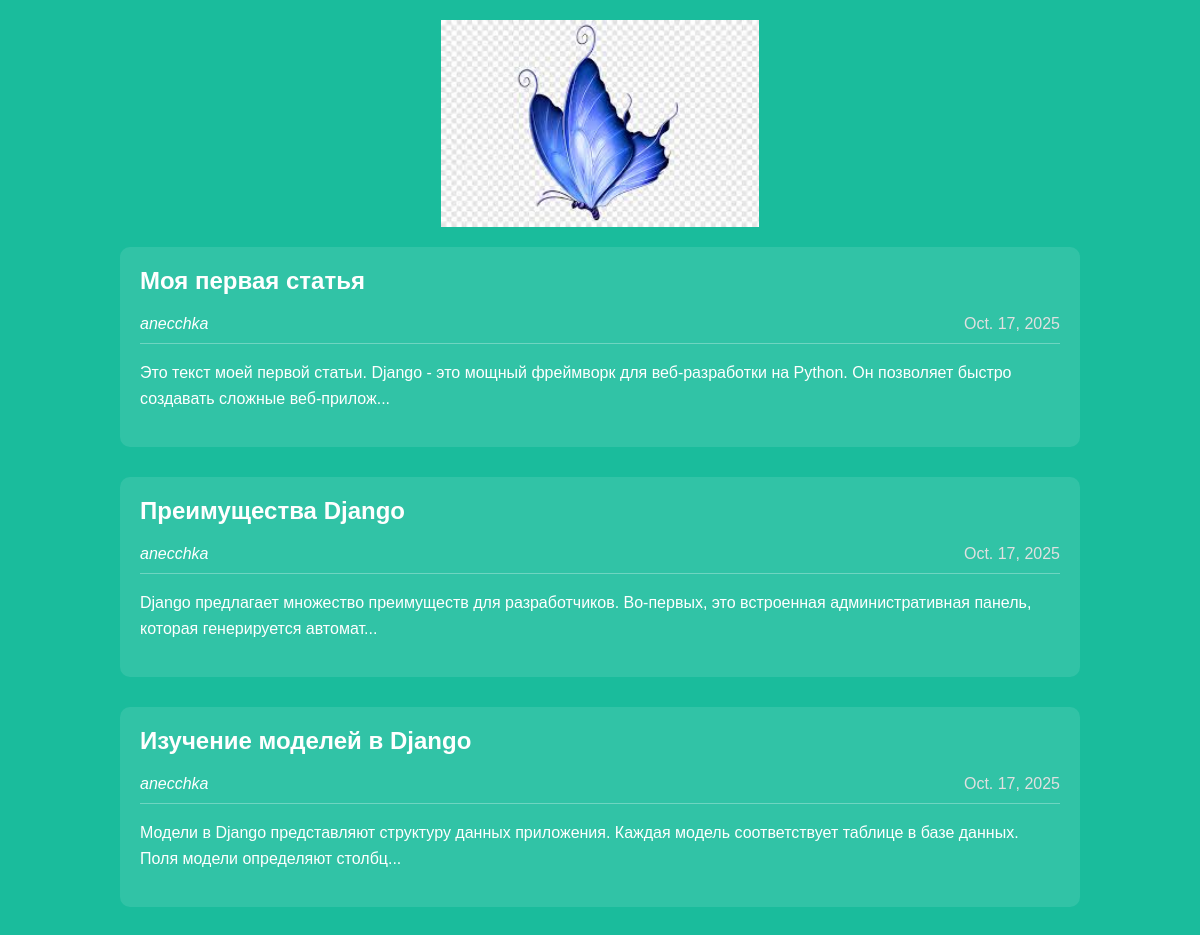
The page / on the database its author committed.
### articles/models.py (models this page shows, shortened)
class Article(models.Model):
    title = models.CharField(max_length=200)
    author = models.ForeignKey(User, on_delete=models.CASCADE)
    text = models.TextField()
    created_date = models.DateField(auto_now_add=True)
    def get_excerpt(self):
        return self.text[:140] + "..." if len(self.text) > 140 else self.text

### articles/views.py (the view)
# urls.py: path('', views.archive, name='archive'),
def archive(request):
    return render(request, 'archive.html', {"posts": Article.objects.all()})

### articles/templates/archive.html (shortened to what this page needs)
<!DOCTYPE html>
<html>
<head>
    {% load static %}
    <link rel="stylesheet" href="{% static 'css/articles.css' %}">
</head>
<body class="archive">
    <div class="header">
        <img src="{% static 'img/logo.png' %}" alt="Логотип" />
    </div>
    <div class="archive">
        {% for post in posts %}
        <div class="one-post">
            <h2 class="post-title">
                <a href="{% url 'get_article' article_id=post.id %}">{{ post.title }}</a>
            </h2>
            <div class="article-info">
                <div class="article-author">{{ post.author.username }}</div>
                <div class="article-created-date">{{ post.created_date }}</div>
            </div>
            <p class="article-text">{{ post.get_excerpt }}</p>
        </div>
        {% endfor %}
    </div>
</body>
</html>

### articles/static/css/articles.css (style rules this page uses)
body { background: #1abc9c; font-family: Tahoma, Arial, sans-serif; color: #ffffff; margin: 0; padding: 0; }
.header img { display: block; width: 318px; margin-left: auto; margin-right: auto; padding: 20px 0; }
.archive { width: 960px; margin-left: auto; margin-right: auto; }
.one-post { background: rgba(255, 255, 255, 0.1); margin-bottom: 30px; padding: 20px; border-radius: 10px; }
.post-title { margin-top: 0; font-size: 24px; }
.post-title a { color: #ffffff; text-decoration: none; }
.article-info { overflow: hidden; margin-bottom: 15px; border-bottom: 1px solid rgba(255, 255, 255, 0.3); padding-bottom: 10px; }
.article-author { width: 50%; float: left; font-style: italic; }
.article-created-date { width: 50%; float: left; text-align: right; color: #e0e0e0; }
.article-text { line-height: 1.6; font-size: 16px; }

### rows shown on the page
Article: title "Моя первая статья", author.username "anecchka", created_date "Oct. 17, 2025", get_excerpt "Это текст моей первой статьи. Django - это мощный фреймворк для веб-разработки на Python. Он позволяет быстро создавать сложные веб-прилож..."
Article: title "Преимущества Django", author.username "anecchka", created_date "Oct. 17, 2025", get_excerpt "Django предлагает множество преимуществ для разработчиков. Во-первых, это встроенная административная панель, которая генерируется автомат..."
Article: title "Изучение моделей в Django", author.username "anecchka", created_date "Oct. 17, 2025", get_excerpt "Модели в Django представляют структуру данных приложения. Каждая модель соответствует таблице в базе данных. Поля модели определяют столбц..."
